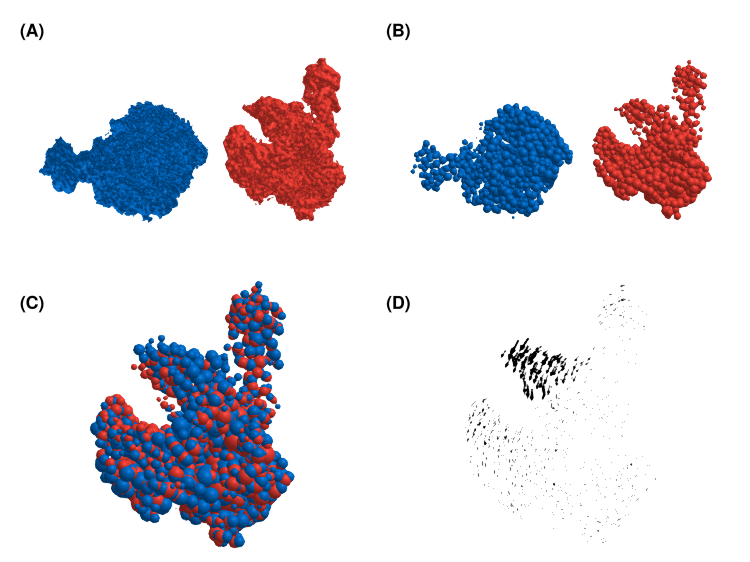

Julia code for this plot:
@info "Starting cryo-EM densities script."

using PointCloudRegistration
using GLMakie
using MRCFile
using DimensionalData
using Rotations
using StaticArrays
using CoordinateTransformations
using Random
using Downloads

Random.seed!(3)

function load_density(id)
    filename = joinpath("data", "emd_$id.map.gz")
    if !isdir(dirname(filename))
        mkdir(dirname(filename))
    end
    if !isfile(filename)
        url =
            "https://ftp.ebi.ac.uk/pub/databases/emdb/structures/" *
            "EMD-$id/map/$(basename(filename))"
        @info "downloading from EMDB..." url filename
        Downloads.download(url, filename)
    end
    mrc = read(filename, MRCData)
    return DimArray(mrc)
end

emdb_ids = (open = "74466", closed = "74465")

@info "Loading densities..."

densities = map(load_density, emdb_ids)

@info "Conversion to point clouds..."

pcs_full = map(density2pointcloud, densities)

@info "Thresholding..."

thresholds = (open = 0.16f0, closed = 0.22f0)
pcs_thresholded = map(drop_threshold, pcs_full, thresholds)

@info "Thinning..."

pcs_thinned = map(pc -> thin_to_distance(pc, 10.0), pcs_thresholded)

@info "Randomizing pose..."

open_rand_pose = let
    ctr, _ = PointCloudRegistration.mean_cov(pcs_thinned.open)
    rot = rand(RotMatrix3{Float32})
    compose(
        Translation(SA[0f0, 150f0, 0f0]),
        Translation(ctr),
        LinearMap(rot),
        inv(Translation(ctr))
    )
end

pcs = (; open = open_rand_pose(pcs_thinned.open), pcs_thinned.closed)

@info "Performing rigid registration..."

rr_open = rigidly_registered(pcs.open, pcs.closed)

rr_pcs = (open = rr_open, closed = pcs.closed)

@info "Performing non-rigid registration..."

dp_prep = prepare_source_distancepreserving(rr_pcs.open; max_edge_length = 25);

# nsph = []
displacement = nonrigid_registration(
    rr_pcs.open,
    rr_pcs.closed,
    DistancePreserving(
        sensitivity = 2.0,
        rel_deviation = 0.01,
        # report_iteration = function(; iteration, new_source_points, sqsigma, kwargs...)
        #     iteration % 1000 == 1 || return
        #     @info "iteration" iteration sqrt(sqsigma)
        #     push!(nsph, copy(new_source_points))
        # end,
    );
    source_preparation = dp_prep,
)

# let
#     fig = Figure()
#     ax = Axis3(fig[1, 1]; aspect = :data)
#     sl = Slider(fig[2, 1]; range = eachindex(nsph))
#     nsrc = map(sl.value) do idx
#         PointCloud(nsph[idx], weights(rr_pcs.open))
#     end
#     plot!(ax, rr_pcs.closed; alpha = 0.1)
#     plot!(ax, dp_prep, nsrc; radius = 0.5, colormap = :coolwarm, colorrange = (0, log1p(0.5)))
#     fig
# end

@info "Creating figure..."

let
    clrs = (open = colorant"#0074D9", closed = colorant"#FF4136")
    p = open_rand_pose
    q = QuatRotation(p.linear)
    fig = Figure()
    ax_dns = Axis3(fig[1, 1])
    ax_thr = Axis3(fig[1, 2])
    ax_rr = Axis3(fig[2, 1])
    ax_nrr = Axis3(fig[2, 2])
    for ax in [ax_dns, ax_thr, ax_rr, ax_nrr]
        ax.aspect = :data
        ax.azimuth = deg2rad(170)
        ax.elevation = deg2rad(15)
        ax.protrusions = 0
        ax.viewmode = :fit
        ax.alignmode = Outside(-70)
        hidedecorations!(ax)
        hidespines!(ax)
    end
    wm(lo, hi) = (d = hi - lo; (lo - 0.1d, hi + 0.1d))
    (xlo, ylo, zlo), (xhi, yhi, zhi) = PointCloudRegistration.bbox(
        PointCloud(vcat(pcs.open, pcs.closed))
    )
    for ax in [ax_dns, ax_thr]
        ax.aspect = :data
        xlims!(ax, wm(xlo, xhi))
        ylims!(ax, wm(ylo, yhi))
        zlims!(ax, wm(zlo, zhi))
    end
    (xlo, ylo, zlo), (xhi, yhi, zhi) = PointCloudRegistration.bbox(
        PointCloud(vcat(rr_pcs.open, rr_pcs.closed))
    )
    for ax in [ax_rr, ax_nrr]
        ax.aspect = :data
        xlims!(ax, wm(xlo, xhi))
        ylims!(ax, wm(ylo, yhi))
        zlims!(ax, wm(zlo, zhi))
    end
    for k in (:open, :closed)
        thr = thresholds[k]
        plt = Makie.volume!(ax_dns, densities[k]; algorithm = :iso, isovalue = 1.5thr, isorange = 0.5thr, colormap = [clrs[k]])
        if k == :open
            Makie.rotate!(Accum, plt, q.x, q.y, q.z, q.w)
            Makie.translate!(Accum, plt, p.translation)
        end
    end
    for k in (:open, :closed)
        plt = Makie.plot!(ax_thr, pcs[k]; color = clrs[k])
    end
    for k in (:open, :closed)
        plt = Makie.plot!(ax_rr, rr_pcs[k]; color = clrs[k])
    end
    arrows3d!(ax_nrr, displacement.origin, displacement.result .- displacement.origin)
    for (letter, ci) in zip('A':'D', [(1, 1), (1, 2), (2, 1), (2, 2)])
        Label(fig[ci...], "($letter)"; font = :bold, tellwidth = false, tellheight = false, halign = :left, valign = :top)
    end
    fig
    save("cryo-em-densities.png", fig)
end

try
    @info "Trying to minimize figure..."
    run(`oxipng cryo-em-densities.png`)
catch e
    if e isa IOError
        @warn "`oxipng` probably not available, figure will not be minimized."
    end
end

@info "Done."
